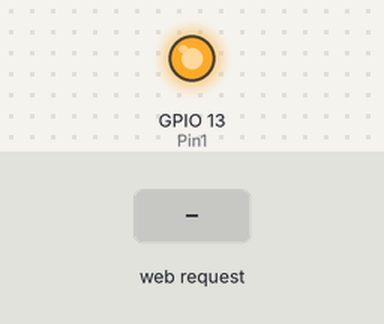
Recording of a sketch running on a simulated ESP8266 (NodeMCU). Parts: output pins drawn as LEDs (lit = HIGH). Inputs (shaded band) come from the test bench. WiFi joins after 1.5 s; servers stay silent unless stated; what the sketch prints to the serial monitor is not drawn.

Above: at 3.7 s.
3.8 s: HTTP request GET /On received
At 5.0 s:
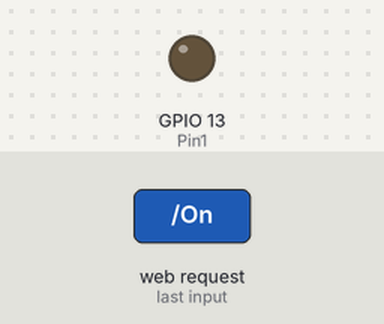
5.3 s: HTTP request GET /Off received
At 6.3 s:
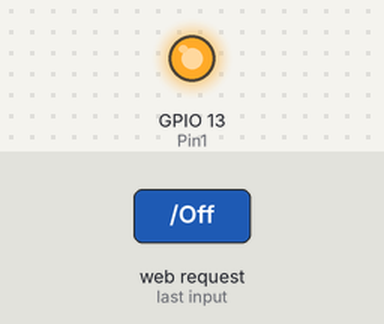
Timing chart, 0 to 8.3 s (numbered marks = the images above; inputs shaded):
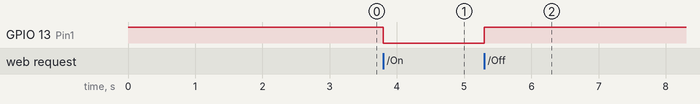

Measured:
- after the input at 3.8 s, GPIO 13 (Pin1): HIGH → LOW at once
- after the input at 5.3 s, GPIO 13 (Pin1): LOW → HIGH at once

The sketch:

JOHNY.ino
```cpp
 /************
  * The ESP8266 is connected to power loads through mechancical relays
  * BC547 is used for switching the ouput of the ESP-01
  */
#include <ESP8266WiFi.h>
#include <WiFiClient.h>
#include <ESP8266WebServer.h>
#include <ESP8266mDNS.h>

MDNSResponder mdns;

const char* ssid = "Emmanuel";  //Enter you Wifi SSID here
const char* password = "emmanuelidiags"; //Enter your password here

ESP8266WebServer server(80);

String mainPage = ""; //The default page
String feedback = ""; //Gives staus of the switch
String currentPage = ""; //Combines main and feedback page

int Pin1 = 13;
//int Pin2 = 12;
//int Pin3 = 14;

void setup(void){
  mainPage += "<h1 align=\"center\">Smart Junction Box</h1><h2 align=\"center\">by CircuitDigest</h2><h1 align=\"center\"><p>Switch 1 <a href=\"On\"><button>ON</button></a>&nbsp;<a href=\"Off\"><button>OFF</button>  </a></p>";
  mainPage += "<p>Switch 2 <a href=\"switch2On\"><button>ON</button></a>&nbsp;<a href=\"switch2Off\"><button>OFF</button>  </a></p>";
  feedback = "<h3 align=\"center\">Both Switch 1 and switch 2 are OFF</h3>";

  currentPage = mainPage+feedback;
  // preparing GPIOs
  pinMode(Pin1, OUTPUT);
  digitalWrite(Pin1, HIGH);

  delay(1000);
  Serial.begin(115200);
  WiFi.begin(ssid, password);
  Serial.println("");

  // Wait for connection
  while (WiFi.status() != WL_CONNECTED) {
    delay(500);
    Serial.print(".");
  }
  Serial.println("");
  Serial.print("Connected to ");
  Serial.println(ssid);
  Serial.print("IP address: ");
  Serial.println(WiFi.localIP());

  if (mdns.begin("esp8266", WiFi.localIP())) {
    Serial.println("MDNS responder started");
  }

  server.on("/", [](){
    currentPage = mainPage+feedback;
    server.send(200, "text/html", currentPage);
    currentPage = "";
  });


  server.on("/On", [](){
    feedback = "<h3 align=\"center\">Switch 1 turned ON</h3>";
    currentPage=mainPage+feedback;
    server.send(200, "text/html", currentPage);
    currentPage="";
    digitalWrite(Pin1, LOW);
    delay(1000);
  });
  server.on("/Off", [](){
    feedback = "<h3 align=\"center\">Switch 2 turned ON</h3>";
    currentPage=mainPage+feedback;
    server.send(200, "text/html", currentPage);
    currentPage="";
    digitalWrite(Pin1, HIGH);
    delay(1000);
  });


  server.begin();
  Serial.println("Wifi is running");
}

void loop(void){
  server.handleClient();
}
```
